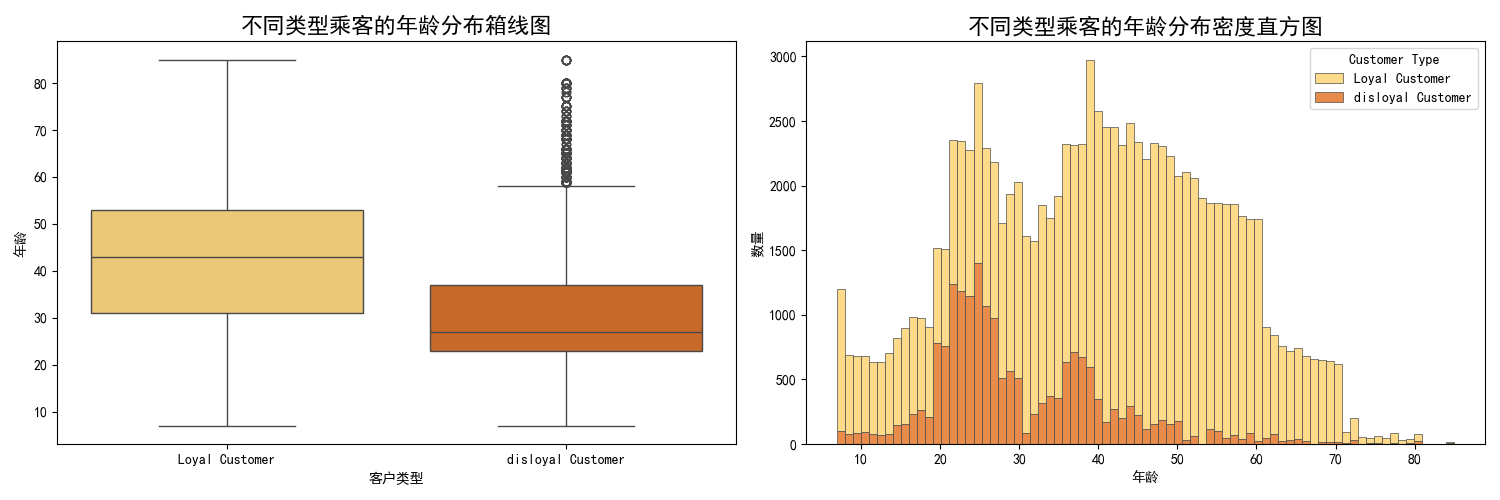

Reproduce this figure in Python.
import pandas as pd
import numpy as np
import matplotlib.pyplot as plt
import seaborn as sns
plt.rcParams['font.sans-serif'] = ['SimHei']
plt.rcParams['axes.unicode_minus'] = False
train_df = pd.read_csv("./train.csv")
train_df = train_df.drop(['Unnamed: 0', 'id'], axis=1)

f, ax = plt.subplots(1, 2, figsize=(15, 5))
sns.boxplot(x="Customer Type", y="Age", 
           palette="YlOrBr", 
           data=train_df, 
           ax=ax[0])
ax[0].set_title('不同类型乘客的年龄分布箱线图', fontsize=16)
ax[0].set_xlabel('客户类型')
ax[0].set_ylabel('年龄')
sns.histplot(data=train_df, 
            x="Age", 
            hue="Customer Type", 
            multiple="stack", 
            palette="YlOrBr", 
            edgecolor=".3", 
            linewidth=.5, 
            ax=ax[1])
ax[1].set_title('不同类型乘客的年龄分布密度直方图', fontsize=16)
ax[1].set_xlabel('年龄')
ax[1].set_ylabel('数量')
plt.tight_layout()
plt.show()
print("\n不同类型乘客的年龄统计：")
age_stats = train_df.groupby('Customer Type')['Age'].describe()
print(age_stats)
age_bins = [0, 20, 30, 40, 50, 60, 100]
age_labels = ['0-20岁', '21-30岁', '31-40岁', '41-50岁', '51-60岁', '60岁以上']
train_df['Age_Group'] = pd.cut(train_df['Age'], bins=age_bins, labels=age_labels)
age_customer_dist = pd.crosstab(train_df['Age_Group'], train_df['Customer Type'], normalize='index') * 100
print("\n各年龄段的客户类型分布（百分比）：")
print(age_customer_dist.round(2))
print("\n不同类型客户的满意度：")
satisfaction_by_type = pd.crosstab(train_df['Customer Type'], train_df['satisfaction'])
satisfaction_ratio = (satisfaction_by_type['satisfied'] / satisfaction_by_type.sum(axis=1) * 100).round(2)
for customer_type, ratio in satisfaction_ratio.items():
    print(f"{customer_type}: {ratio}%满意")
